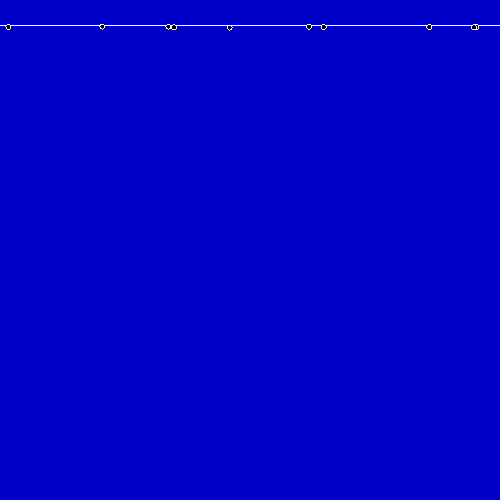
Frame 1 (no input)
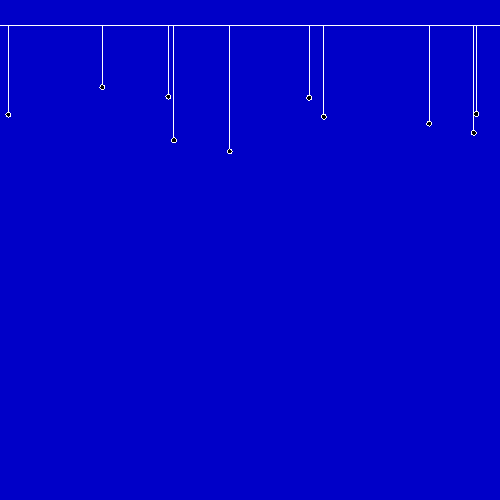
Frame 60 (the mouse pressed at the canvas centre just before this capture)
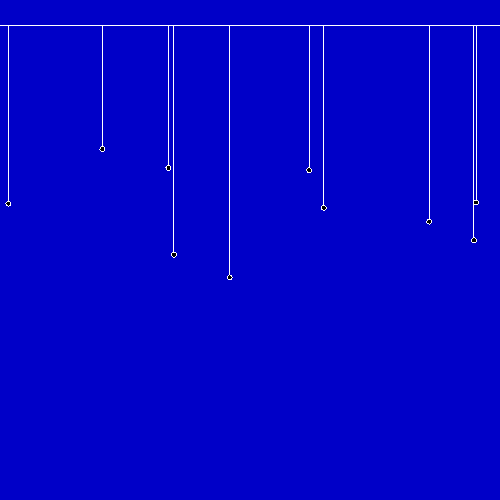
Frame 120 (the mouse held since frame 60 and released just before this capture)

The Processing sketch that drew these frames (run headless with seeded random() and noise(); from frame 60 on, the mouse is pressed at the canvas centre):

// Processing sketch: Zadanie_domowe_pajaczki
// ── Zadanie_domowe_pajaczki.pde
//OPADAJĄCE PAJĄCZKI
//-//////////////////////////////////////////////////////////////////////
int FR=10;  //Ile klatek na sekundę
int Ilu=10; //Ile pajączków

float minv=10; //Jaki najmniejszy ruch 
float maxv=30; //Jaki największy ruch 
float y0=0;    //Linia startowa trochę poniżej górnego krańca okna

float[] h=new float[Ilu]; //height/d;      //Położenie pionowe
float[] x=new float[Ilu]; //Random(width); //Położenie poziome - nie będzie się zmieniać
float[] v=new float[Ilu]; //minv..maxv     //Prędkość różna

void setup() //Jest wykonywane raz - po uruchomieniu. Nie musi być na początku kodu, ale jest
{
  size(500,500);
  y0=height/20;
  
  noSmooth();
  frameRate(FR);
  background(0,0,200); //rgB
  stroke(255);
  fill(0);
    
  for(int i=0;i<Ilu;i++) //inicjowanie położeń i prędkości
  {
    h[i]=y0;
    x[i]=random(width);
    v[i]=random(minv,maxv);
    ellipse(x[i],h[i],5,5);
  }
  line(0,y0,width,y0);
}
              
void draw()  //Jest wykonywane w niewidocznej pętli
{
  background(0,0,200); //rgB
  line(0,y0,width,y0);
  
  for(int i=0;i<Ilu;i++) //Zmiana położeń
  {
    h[i]+=v[i]/FR;
  }
  
  for(int i=0;i<Ilu;i++) //Rysowanie
  if(h[i]<height-3)
  {
    line(x[i],y0,x[i],h[i]);
    ellipse(x[i],h[i],5,5);
  }
  else
  {
    ellipse(x[i],h[i],7,3);
    v[i]=0;
  }
}

// https://github.com/borkowsk/bookProcessingPL
